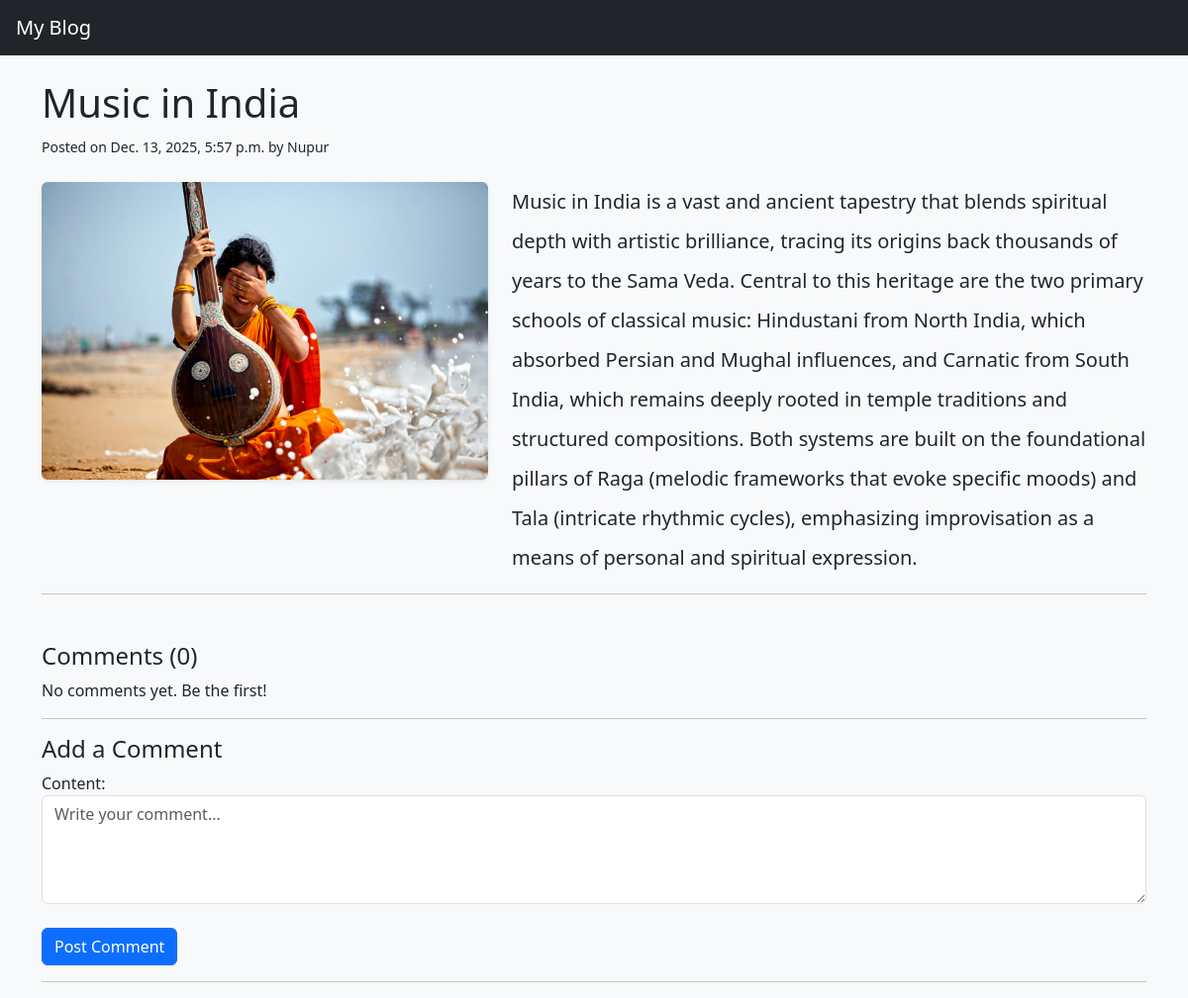
Screenshot of /learn/post/1/ with the database file from the repository.
### learn/models.py (models this page shows, shortened)
class Post(models.Model):
    title =  models.CharField(max_length=250)
    content =  models.TextField()
    image =  models.ImageField(upload_to='post_images/', blank=True, null=True)
    author = models.CharField(max_length=100, default = "Nupur")
    created_at = models.DateTimeField(default=timezone.now)
    updated_at = models.DateTimeField(auto_now=True)

### learn/views.py (the view)
# urls.py: path('post/<int:id>/', views.post_detail, name='post_detail'),
def post_detail(request, id):
    post = get_object_or_404(Post, id=id)
    next_post = Post.objects.filter(id__gt=post.id).order_by('id').first()
    previous_post = Post.objects.filter(id__lt=post.id).order_by('-id').first()
    comments = Comment.objects.filter(post=post)
    if request.method == 'POST':
        comment_form = CommentForm(request.POST)
        if comment_form.is_valid():
            new_comment = comment_form.save(commit=False)
            new_comment.post = post
            new_comment.save()
            return redirect('post_detail', id=post.id)
    else:
        comment_form = CommentForm()
    return render(request, 'learn/post_detail.html', {'post': post, 'next_post': next_post, 'previous_post': previous_post, 'comments': comments, 'comment_form': comment_form})

### learn/forms.py
class CommentForm(forms.ModelForm):
    class Meta:
        model = Comment
        fields = ['content']   # keep it simple
        widgets = {
            'content': forms.Textarea(
                attrs={
                    'class': 'form-control',
                    'rows': 4,
                    'placeholder': 'Write your comment...'
                }
            )
        }

### learn/templates/learn/post_detail.html (shortened to what this page needs)
{% extends "learn/base.html" %}
{% block content %}
<h1>{{ post.title }}</h1>
<p><small>Posted on {{ post.created_at }} by {{ post.author }}</small></p>
<div class="row mt-4 align-items-start">
    <div class="col-md-5 mb-3">
        {% if post.image %}
        <img src="{{ post.image.url }}" class="img-fluid rounded shadow-sm"
            style="object-fit: cover; width: 100%; max-height: 350px;">
        {% endif %}
    </div>
    <div class="col-md-7">
        <div class="fs-5 lh-lg" style="line-height: 1.8;">
            {{ post.content|safe|linebreaksbr }}
        </div>
    </div>
</div>
<hr>
<h4 class="mt-5">Comments ({{ comments.count }})</h4>
{% for comment in comments %}
<div class="card mb-3">
    <div class="card-body">
        <h6 class="card-subtitle mb-1 text-muted">
            {{ comment.name }} • {{ comment.created_at|date:"M d, Y" }}
        </h6>
        <p class="card-text mt-2">{{ comment.body }}</p>
    </div>
</div>
{% empty %}
<p>No comments yet. Be the first!</p>
{% endfor %}
<hr>
<h4>Add a Comment</h4>
<form method="POST">
    {{ comment_form.as_p }}
    <button type="submit" class="btn btn-primary mt-2">
        Post Comment
    </button>
</form>
<hr>
{% endblock %}

### rows the page displays
Post: title "Music in India", created_at "Dec. 13, 2025, 5:57 p.m.", author "Nupur", image (picture), content "Music in India is a vast and ancient tapestry that blends spiritual depth with artistic brilliance, tracing its origins back thousands of years to the Sama Veda. Central to this heritage are the two primary schools of classical music: Hindustani from North India, which absorbed Persian and Mughal influences, and Carnatic from South India, which remains deeply rooted in temple traditions and structured compositions. Both systems are built on the foundational pillars of Raga (melodic frameworks that evoke specific moods) and Tala (intricate rhythmic cycles), emphasizing improvisation as a means of personal and spiritual expression."

### other values shown
{{ comments.count }} "0"
